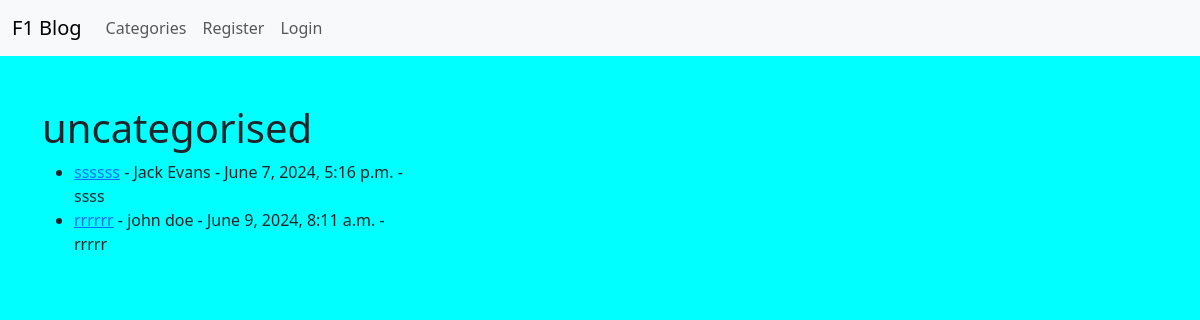
/category/6/, run on the app's committed database.
### blog/models.py (models this page shows, shortened)
class Category(models.Model):
    name = models.CharField(max_length=255, default="uncategorised")

class Post(models.Model):
    title = models.CharField(max_length=255)
    title_tag = models.CharField(max_length=255, default="F1 blog")
    author = models.ForeignKey(User, on_delete=models.CASCADE)
    body = models.TextField()
    timestamp = models.DateTimeField(auto_now_add=True)
    post_date = models.DateField(auto_now_add=True)
    category = models.ForeignKey(Category, on_delete=models.CASCADE)
    snippet = models.CharField(
        max_length=255,
    )

### blog/views.py (the view)
# urls.py: path("category/<int:pk>/", CategoryView, name="category"),
def CategoryView(request, pk):
    category_posts = Post.objects.filter(category=pk)
    category = Category.objects.get(pk=pk)
    return render(
        request,
        "categories.html",
        {"cats": category.name, "category_posts": category_posts},
    )

### blog/templates/categories.html (shortened to what this page needs)
{% extends 'base.html' %} {% block content %}<br />
{% if category_posts %}
<h1>{{ cats }}</h1>
<ul>
  {% for post in category_posts %}
  <li>
    <a href="{% url 'article-details' post.pk %}">{{ post.title }}</a> -
    {{post.author.first_name}} {{post.author.last_name}} - {{post.timestamp}} -
    <br />
    {{ post.body|slice:":200" }}
  </li>
  {% endfor %}
</ul>
{%else%}
<h2>This page does not exist</h2>
{% endif%}<br />
{% endblock%}

### blog/static/css/main.css (style rules this page uses)
body { background-color: aqua; }

### data on the page
Category: name "uncategorised"
Post: title "ssssss", author.first_name "Jack", author.last_name "Evans", timestamp "June 7, 2024, 5:16 p.m.", body "ssss"
Post: title "rrrrrr", author.first_name "john", author.last_name "doe", timestamp "June 9, 2024, 8:11 a.m.", body "rrrrr"
